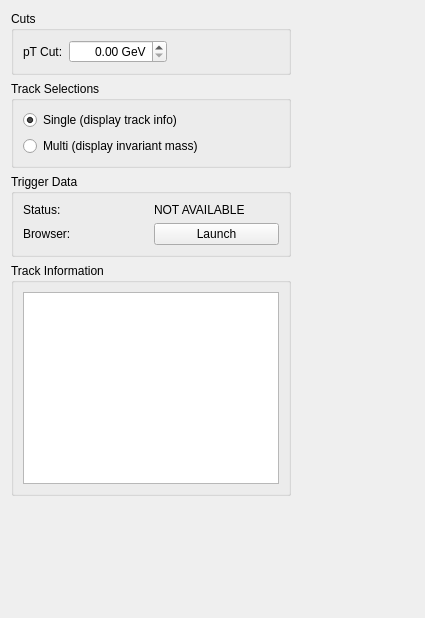
<?xml version="1.0" encoding="UTF-8"?>
<ui version="4.0">
 <class>TrackSystemControllerForm</class>
 <widget class="QWidget" name="TrackSystemControllerForm">
  <property name="geometry">
   <rect>
    <x>0</x>
    <y>0</y>
    <width>425</width>
    <height>618</height>
   </rect>
  </property>
  <property name="windowTitle">
   <string>Form</string>
  </property>
  <layout class="QGridLayout">
   <item row="0" column="0">
    <layout class="QVBoxLayout" name="mainBox">
     <item>
      <widget class="QGroupBox" name="cutsBox">
       <property name="title">
        <string>Cuts</string>
       </property>
       <layout class="QHBoxLayout" name="cutsLayout">
        <item>
         <widget class="QLabel" name="pt_label">
          <property name="text">
           <string>pT Cut:</string>
          </property>
         </widget>
        </item>
        <item>
         <widget class="QDoubleSpinBox" name="doubleSpinBox_ptcut">
          <property name="alignment">
           <set>Qt::AlignRight</set>
          </property>
          <property name="suffix">
           <string> GeV</string>
          </property>
          <property name="maximum">
           <double>9999.989999999999782</double>
          </property>
         </widget>
        </item>
        <item>
         <spacer name="pt_spacer">
          <property name="orientation">
           <enum>Qt::Horizontal</enum>
          </property>
          <property name="sizeHint" stdset="0">
           <size>
            <width>16</width>
            <height>20</height>
           </size>
          </property>
         </spacer>
        </item>
       </layout>
      </widget>
     </item>
     <item>
      <widget class="QGroupBox" name="trackselectBox">
       <property name="title">
        <string>Track Selections</string>
       </property>
       <layout class="QGridLayout" name="trackselectLayout">
        <item row="0" column="0">
         <widget class="QRadioButton" name="radioButton_select_single">
          <property name="text">
           <string>Single (display track info)</string>
          </property>
          <property name="checked">
           <bool>true</bool>
          </property>
         </widget>
        </item>
        <item row="1" column="0">
         <widget class="QRadioButton" name="radioButton_select_multi">
          <property name="text">
           <string>Multi (display invariant mass)</string>
          </property>
         </widget>
        </item>
       </layout>
      </widget>
     </item>
     <item>
      <widget class="QGroupBox" name="triggerBox">
       <property name="title">
        <string>Trigger Data</string>
       </property>
       <layout class="QGridLayout" name="triggerLayout">
        <item row="0" column="0">
         <widget class="QLabel" name="trig_status_label">
          <property name="sizePolicy">
           <sizepolicy hsizetype="Minimum" vsizetype="Fixed">
            <horstretch>0</horstretch>
            <verstretch>0</verstretch>
           </sizepolicy>
          </property>
          <property name="text">
           <string>Status:</string>
          </property>
         </widget>
        </item>
        <item row="0" column="1">
         <widget class="QLabel" name="trigStatus">
          <property name="text">
           <string>NOT AVAILABLE</string>
          </property>
         </widget>
        </item>
        <item row="2" column="0">
         <widget class="QLabel" name="browser_label">
          <property name="text">
           <string>Browser:</string>
          </property>
         </widget>
        </item>
        <item row="2" column="1">
         <widget class="QPushButton" name="pushButton_display_TriggerBrowser">
          <property name="text">
           <string>Launch</string>
          </property>
         </widget>
        </item>
       </layout>
      </widget>
     </item>
     <item>
      <widget class="QGroupBox" name="trackinfoBox">
       <property name="title">
        <string>Track Information</string>
       </property>
       <layout class="QVBoxLayout" name="trackinfoLayout">
        <item>
         <widget class="QTextBrowser" name="trackInfoDisplay"/>
        </item>
       </layout>
      </widget>
     </item>
    </layout>
   </item>
   <item row="0" column="1">
    <spacer name="right_spacer">
     <property name="orientation">
      <enum>Qt::Horizontal</enum>
     </property>
     <property name="sizeHint" stdset="0">
      <size>
       <width>16</width>
       <height>20</height>
      </size>
     </property>
    </spacer>
   </item>
   <item row="2" column="0">
    <spacer name="bottom_spacer">
     <property name="orientation">
      <enum>Qt::Vertical</enum>
     </property>
     <property name="sizeHint" stdset="0">
      <size>
       <width>20</width>
       <height>16</height>
      </size>
     </property>
    </spacer>
   </item>
  </layout>
 </widget>
 <resources/>
 <connections/>
</ui>
